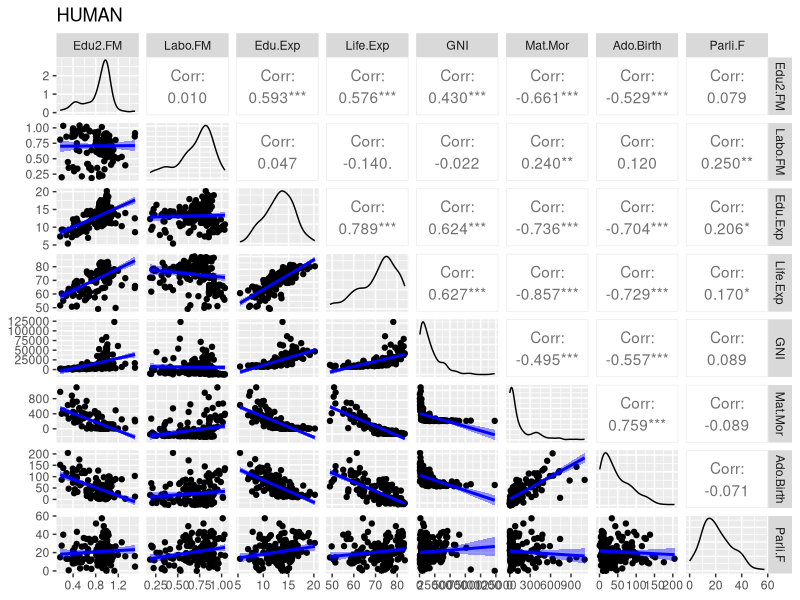
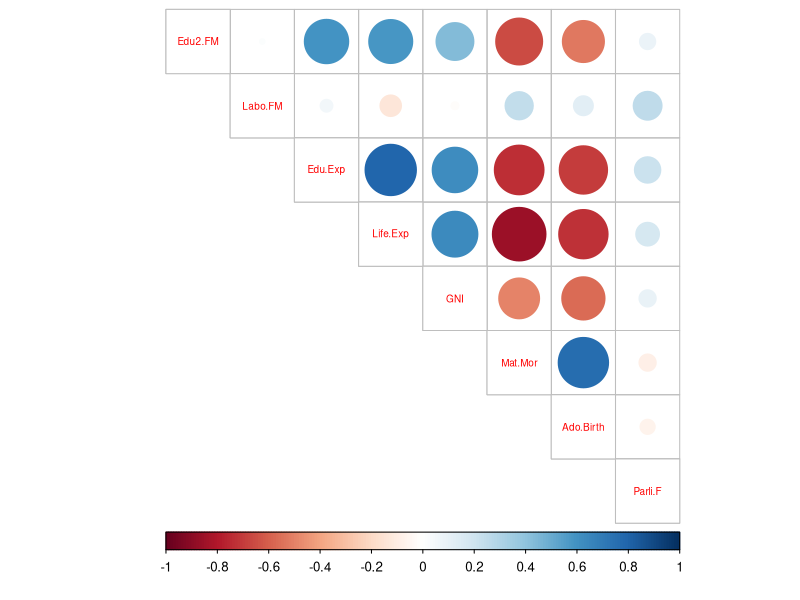
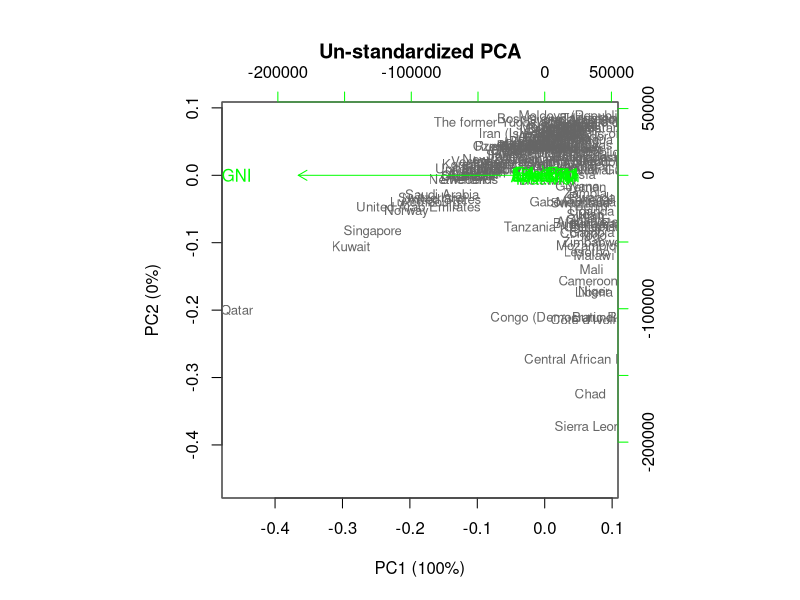
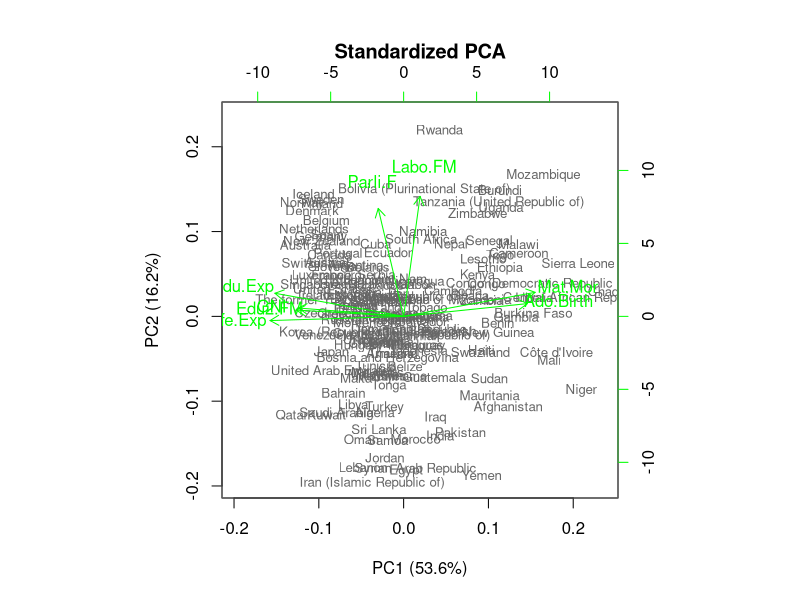
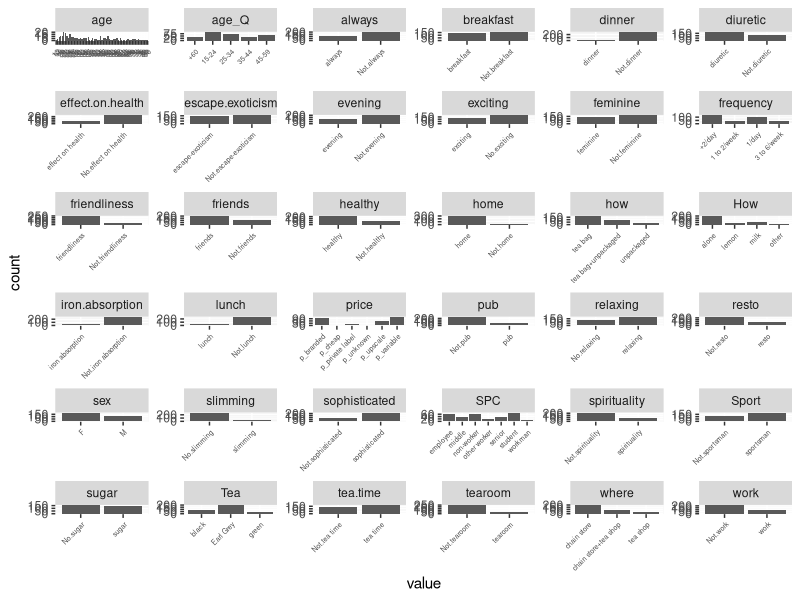
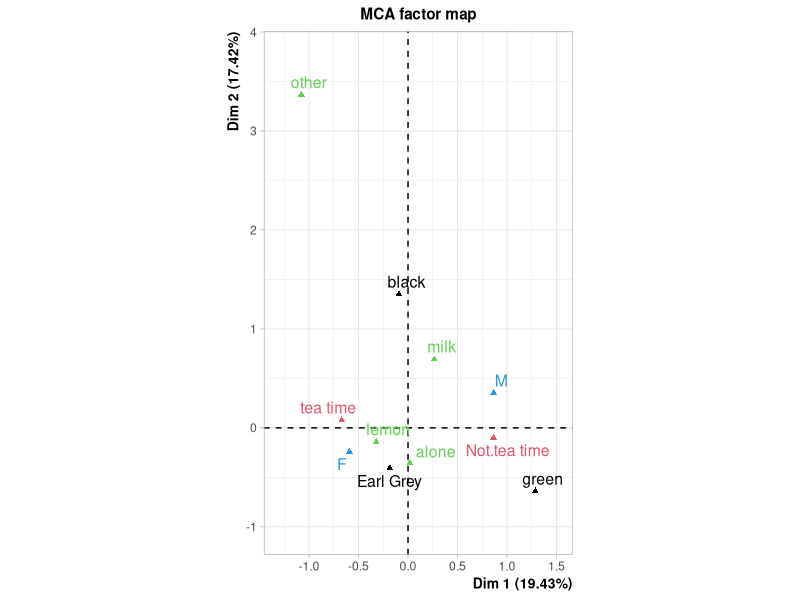

The R source for these figures, in order:
## ---- chunk 1
setwd("~/Documents/IODS-project")
library(FactoMineR)
library(dplyr)
library(ggplot2)
library(MASS)
library(GGally)
library(tidyr)
library(corrplot)

## ---- chunk 2
# read mutated HUMAN data into R
HUMAN <- read.table("data/human.txt", as.is=T, header=T)
# structure, dimension and summary
str(HUMAN)
dim(HUMAN)
summary(HUMAN)
## ---- chunk 3
# Plots 
# function for regression lines
my_fn <- function(data, mapping, ...){
  p <- ggplot(data = data, mapping = mapping) + 
    geom_point() + 
    geom_smooth(method=lm, fill="blue", color="blue", ...)
  p
}

g = ggpairs(HUMAN,columns = 1:8, lower = list(continuous = my_fn))
p1 <- g + ggtitle("HUMAN") 
p1

## ---- chunk 4
# correlation plot
cor_matrix<-cor(HUMAN) %>% round(2)
corrplot(cor_matrix, method="circle", type="upper", cl.pos="b", tl.pos="d",tl.cex=0.6)
## ---- chunk 5
# PC 1
pca_hum1 <- prcomp(HUMAN)
pca_hum1
# summary of the results
pca_hum1b <- summary(pca_hum1)
pca_hum1b
# rounded percetanges of variance captured by each PC
pca_pr <- round(100*pca_hum1b$importance[2, ], digits = 1)
pca_pr
## ---- chunk 6
# create object pc_lab to be used as axis labels
pc_lab <- paste0(names(pca_pr), " (", pca_pr, "%)")
#  biplot
biplot(pca_hum1, cex = c(0.8, 1), col = c("grey40", "green"), xlab = pc_lab[1], ylab =pc_lab[2], main="Un-standardized PCA")
## ---- chunk 7
# Scaling data
scal_hum <- scale(HUMAN)
#PCA 2
pca_hum2 <- prcomp(scal_hum)
pca_hum2b <- summary(pca_hum2)
#pca_hum2
pca_hum2b
# rounded percetanges of variance captured by each PC
pca_pr2 <- round(100*pca_hum2b$importance[2, ], digits = 1)
# print out the percentages of variance
pca_pr2
## ---- chunk 8
# create object pc_lab to be used as axis labels
pc_lab2 <- paste0(names(pca_pr2), " (", pca_pr2, "%)")
# draw a biplot
biplot(pca_hum2, cex = c(0.8, 1), col = c("grey40", "green"), xlab = pc_lab2[1], ylab =pc_lab2[2], main="Standardized PCA")
## ---- chunk 9
# explore dim and structure
data(tea)
str(tea)
dim(tea)
## ---- chunk 10
# visualize the dataset
gather(tea) %>% ggplot(aes(value)) + facet_wrap("key", scales = "free") + geom_bar() + theme(axis.text.x = element_text(angle = 45, hjust = 1, size = 5))
## ---- chunk 11
# column names to keep in the dataset
keep_columns <- c("Tea", "tea.time", "How", "sex")
# select the 'keep_columns' to create a new dataset
tea2 <- subset(tea, select= keep_columns)
# multiple correspondence analysis
mca <- MCA(tea2, graph = FALSE)
# summary of the model
summary(mca)
## ---- chunk 12
# visualize MCA
plot(mca, invisible=c("ind"), habillage ="quali")
